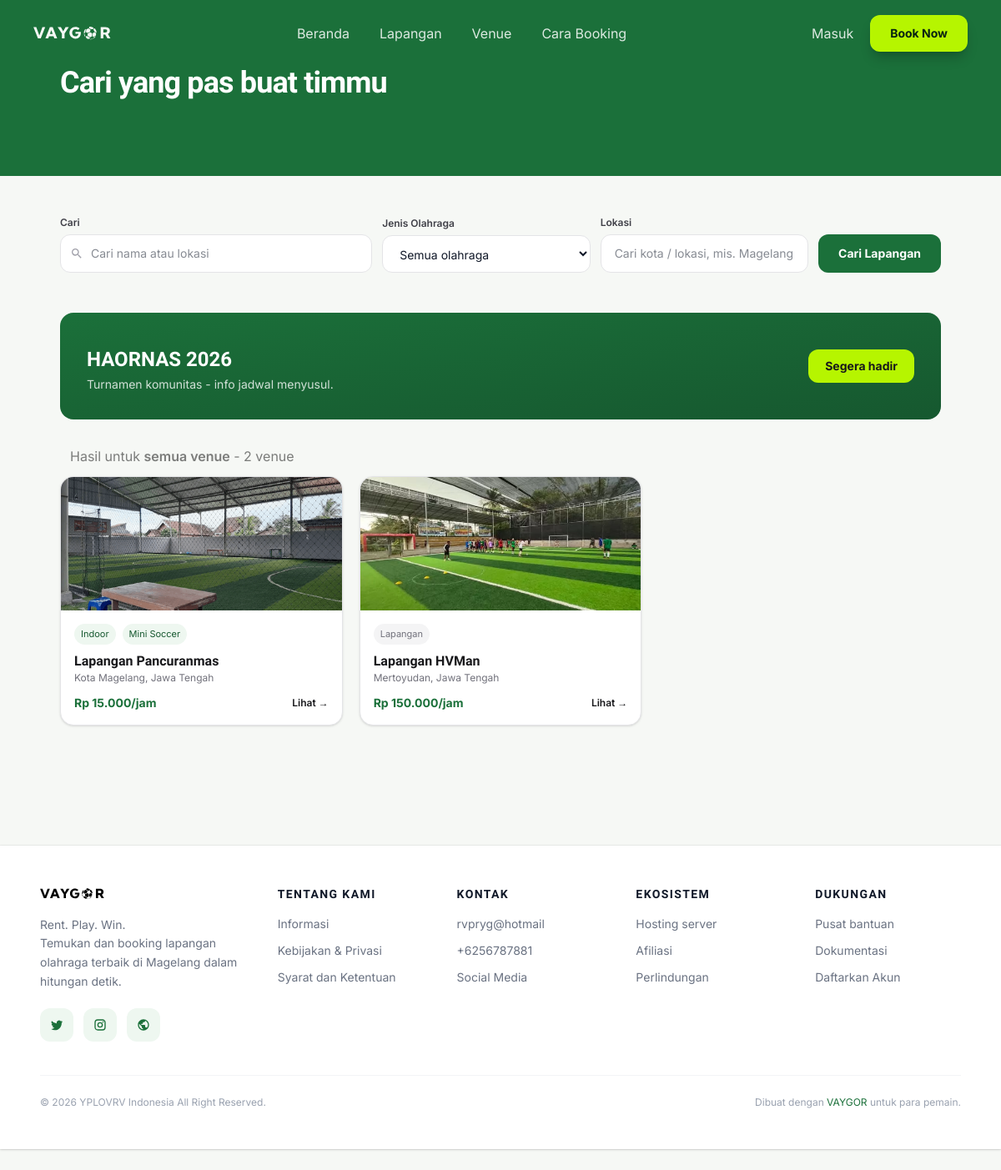
The app's page /index.php?p=browse with its own data.
### tables this page shows
CREATE TABLE `fields` (
  `id` int UNSIGNED NOT NULL,
  `name` varchar(100) NOT NULL,
  `location` varchar(255) NOT NULL,
  `description` text,
  `capacity` int DEFAULT '10',
  `price` decimal(12,2) NOT NULL DEFAULT '0.00',
  `image` varchar(255) DEFAULT NULL
);

### pages/browse.php (the view, shortened to what this page needs)
<?php
$q      = trim($_GET['q'] ?? trim($_GET['nama'] ?? ''));
$lokasi = trim($_GET['lokasi'] ?? '');
$perPage = 10;
$page    = max(1, (int) ($_GET['hal'] ?? 1));
$venues = [];
$dbError = '';
$total = 0;
try {
  $sqlBase = " FROM fields f";
  $joins  = '';
  $wheres = ['1 = 1'];
  $params = [];
  $types  = '';
  $whereSql = " WHERE " . implode(' AND ', $wheres);
  $stmt = $conn->prepare("SELECT COUNT(DISTINCT f.id) AS total" . $sqlBase . $joins . $whereSql);
  $stmt->execute();
  $total = (int) $stmt->get_result()->fetch_assoc()['total'];
  $totalPages = max(1, (int) ceil($total / $perPage));
  $page = min($page, $totalPages);
  $offset = max(0, ($page - 1) * $perPage);
  $sql = "SELECT f.id, f.name, f.location, f.description, f.capacity, f.price, f.image" . $sqlBase . $joins . $whereSql . " GROUP BY f.id ORDER BY f.id ASC LIMIT ? OFFSET ?";
  $stmt = $conn->prepare($sql);
  $bindParams = array_merge($params, [$perPage, $offset]);
  $stmt->bind_param($types . 'ii', ...$bindParams);
  $stmt->execute();
  $res = $stmt->get_result();
  while ($row = $res->fetch_assoc()) {
    $venues[] = $row;
  }
} catch (Throwable $e) {
  $dbError = 'Gagal memuat venue. Coba lagi.';
}
$catsByField = [];
try {
  $qcat = mysqli_query($conn, "SELECT fk.id_field, k.name_kat FROM fields_kat fk JOIN kategori k ON k.id_kat = fk.id_kat ORDER BY k.name_kat");
  while ($c = mysqli_fetch_assoc($qcat)) {
    $catsByField[$c['id_field']][] = $c['name_kat'];
  }
} catch (Throwable $e) {
}
function vaygor_img($row)
{
  $c = $row['image'] ?? '';
  if ($c !== '') {
    if (file_exists(__DIR__ . '/../assets/uploads/' . $c)) return 'assets/uploads/' . $c;
  }
  return 'assets/images/lapangan.png';
}
function vaygor_price($n)
{
  return 'Rp ' . number_format((float) $n, 0, ',', '.');
}
$countText = $total . ' venue';
?>
<section class="relative mt-[-25px]">
  <div class="bg-vaygor-600 text-white py-8">
    <div class="relative mx-auto max-w-6xl px-6 sm:px-8 lg:px-12 py-15">
      <h1 class="mt-3 font-spartan text-3xl sm:text-4xl font-extrabold tracking-tight">Cari yang pas buat timmu</h1>
    </div>
  </div>
  <div class="mx-auto my-12 max-w-6xl px-6 sm:px-8 lg:px-12">
    <form action="index.php" method="get">
      <div class="grid gap-3 sm:grid-cols-[1.5fr_1fr_1fr_auto] sm:items-end">
        <div>
          <label for="bq" class="block text-xs font-semibold text-zinc-700">Cari</label>
          <div class="mt-1.5 relative">
            <input id="bq" type="text" name="q" value="<?php echo htmlspecialchars($q, ENT_QUOTES, 'UTF-8'); ?>" placeholder="Cari nama atau lokasi" class="w-full rounded-xl border border-zinc-200 bg-white pl-9 pr-4 py-3 text-sm focus:border-vaygor-600 focus:outline-none focus:ring-2 focus:ring-vaygor-600/20">
          </div>
        </div>
        <div>
          <label for="bjenis" class="block text-xs font-semibold text-zinc-700">Jenis Olahraga</label>
          <select id="bjenis" name="jenis" class="mt-1.5 w-full cursor-pointer rounded-xl border border-zinc-200 bg-white px-4 py-3 text-sm focus:border-vaygor-600 focus:outline-none focus:ring-2 focus:ring-vaygor-600/20">
            <option value="">Semua olahraga</option>
          </select>
        </div>
        <div>
          <label for="blokasi" class="block text-xs font-semibold text-zinc-700">Lokasi</label>
          <input id="blokasi" type="text" name="lokasi" value="<?php echo htmlspecialchars($lokasi, ENT_QUOTES, 'UTF-8'); ?>" placeholder="Cari kota / lokasi, mis. Magelang" class="mt-1.5 w-full rounded-xl border border-zinc-200 bg-white px-4 py-3 text-sm focus:border-vaygor-600 focus:outline-none focus:ring-2 focus:ring-vaygor-600/20">
        </div>
        <button type="submit" class="h-[46px] rounded-xl bg-vaygor-600 px-6 text-sm font-bold text-white hover:bg-vaygor-700">Cari Lapangan</button>
      </div>
    </form>
  </div>
  <div class="mx-auto max-w-6xl px-6 sm:px-8 lg:px-12 mt-6">
    <div class="rounded-2xl bg-gradient-to-br from-vaygor-600 to-vaygor-700 text-white p-6 sm:p-8 flex flex-col sm:flex-row sm:items-center sm:justify-between gap-4">
      <div>
        <h2 class="mt-2 font-spartan text-xl sm:text-2xl font-bold">HAORNAS 2026</h2>
        <p class="mt-1 text-sm text-white/80">Turnamen komunitas - info jadwal menyusul.</p>
      </div>
      <span class="inline-flex rounded-xl bg-[#B6F500] px-5 py-2.5 text-sm font-bold text-zinc-900">Segera hadir</span>
    </div>
  </div>
  <div class="mx-auto max-w-6xl px-6 sm:px-8 lg:px-12 mt-8 pb-12">
    <p class="m-3 text-md text-black/50">Hasil untuk <span class="font-semibold"><?php echo $q !== '' ? htmlspecialchars($q, ENT_QUOTES, 'UTF-8') : ($lokasi !== '' ? 'Lokasi "' . htmlspecialchars($lokasi, ENT_QUOTES, 'UTF-8') . '"' : 'semua venue'); ?></span> - <?php echo htmlspecialchars($countText, ENT_QUOTES, 'UTF-8'); ?></p>
    <?php if ($dbError !== ''): ?>
      <div role="alert" class="rounded-xl border border-red-200 bg-red-50 px-4 py-3 text-sm text-red-700"><?php echo htmlspecialchars($dbError, ENT_QUOTES, 'UTF-8'); ?></div>
    <?php else: ?>
      <div class="grid gap-5 sm:grid-cols-2 lg:grid-cols-3">
        <?php foreach ($venues as $v):
          $vcats = $catsByField[$v['id']] ?? [];
        ?>
          <a href="index.php?p=produk&id=<?php echo (int) $v['id']; ?>" class="group overflow-hidden rounded-2xl border border-zinc-200 bg-white shadow-sm hover:shadow-md transition">
            <div class="h-36 sm:h-40 overflow-hidden bg-zinc-100">
              <img src="<?php echo htmlspecialchars(vaygor_img($v), ENT_QUOTES, 'UTF-8'); ?>" alt="<?php echo htmlspecialchars($v['name'], ENT_QUOTES, 'UTF-8'); ?>" class="h-full w-full object-cover group-hover:scale-[1.02] transition" loading="lazy">
            </div>
            <div class="p-4">
              <div class="flex flex-wrap gap-2 text-[11px] text-zinc-500">
                <?php if ($vcats): ?>
                  <?php foreach ($vcats as $cn): ?>
                    <span class="rounded-full bg-vaygor-50 text-vaygor-700 px-2 py-1"><?php echo htmlspecialchars($cn, ENT_QUOTES, 'UTF-8'); ?></span>
                  <?php endforeach; ?>
                <?php else: ?>
                  <span class="rounded-full bg-zinc-100 px-2 py-1">Lapangan</span>
                <?php endif; ?>
              </div>
              <h3 class="mt-2 font-spartan text-base font-bold text-zinc-900"><?php echo htmlspecialchars($v['name'], ENT_QUOTES, 'UTF-8'); ?></h3>
              <p class="text-xs text-zinc-500"><?php echo htmlspecialchars($v['location'], ENT_QUOTES, 'UTF-8'); ?></p>
              <div class="mt-3 flex items-center justify-between">
                <span class="text-sm font-bold text-vaygor-600"><?php echo htmlspecialchars(vaygor_price($v['price']), ENT_QUOTES, 'UTF-8'); ?>/jam</span>
                <span class="text-xs font-semibold text-zinc-900 group-hover:text-vaygor-600">Lihat →</span>
              </div>
            </div>
          </a>
        <?php endforeach; ?>
      </div>
    <?php endif; ?>
  </div>
</section>

### records on screen
fields: image (picture), id "Indoor", id "Mini Soccer", name "Lapangan Pancuranmas", location "Kota Magelang, Jawa Tengah", price "Rp 15.000"
fields: image (picture), shows "Lapangan", name "Lapangan HVMan", location "Mertoyudan, Jawa Tengah", price "Rp 150.000"

### other values on screen
$countText "2 venue"
